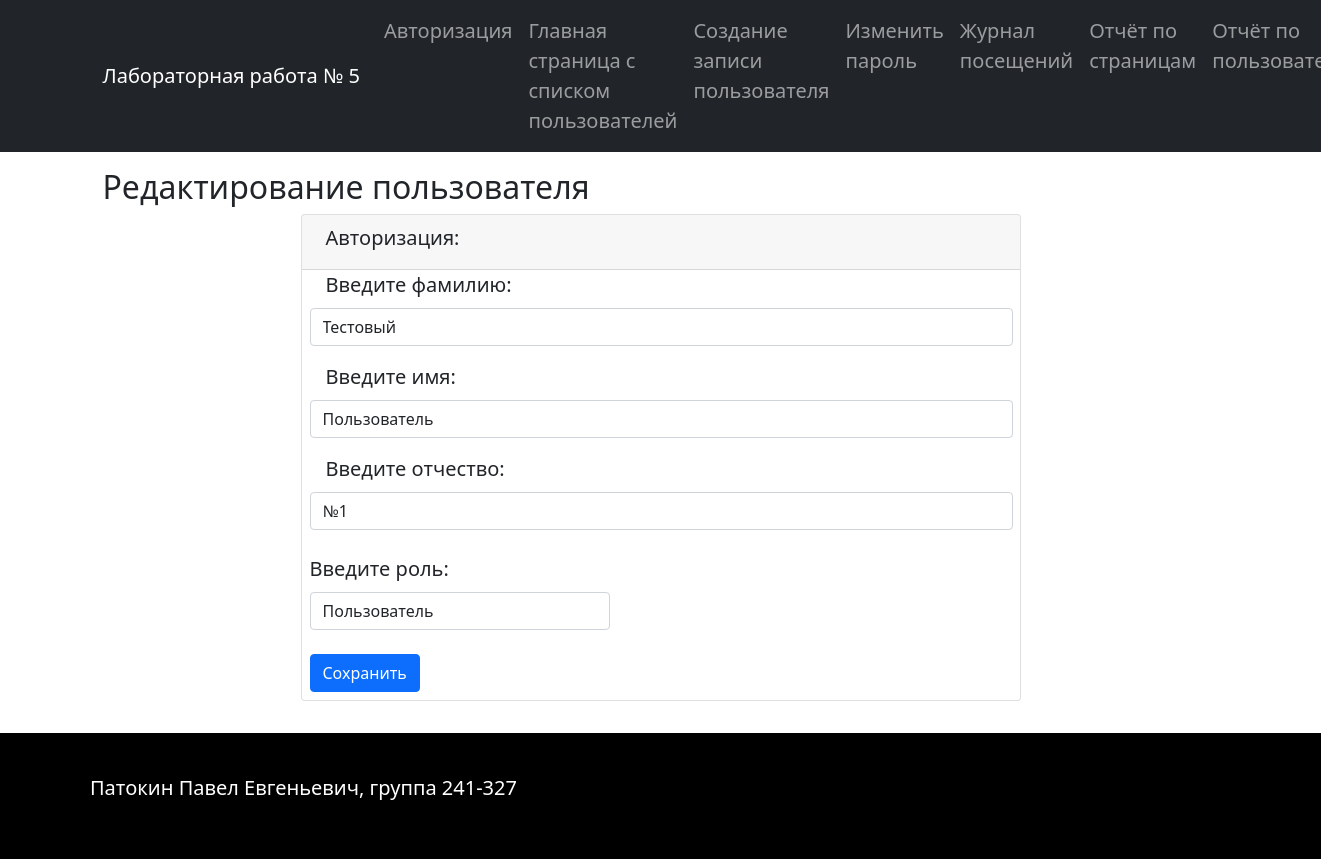
The page /editing/2 (signed in) on the database its author committed.
### app/models.py (models this page shows)
class Users(db.Model, UserMixin):
    id = db.Column(db.Integer, primary_key=True)
    username = db.Column(db.String(255), nullable=False, unique=True)
    password = db.Column(db.String(255), nullable=False)
    name = db.Column(db.String(255), nullable=False)
    surname = db.Column(db.String(255), nullable=True)
    patronymic = db.Column(db.String(255), nullable=False)
    role = db.Column(db.String(255))
    date = db.Column(db.Date)

### app/app.py (the view)
@app.route('/editing/<int:id>', methods=['GET', 'POST'])
@login_required
@check_rights(["admin", "user"])
def editing(id):
    data = Users.query.get(id)
    id = data.id
    username = data.username
    password = data.password
    name = data.name
    surname = data.surname
    patronymic = data.patronymic
    role = data.role
    date = data.date
    if current_user.role == "user":
        if current_user.id != id:
            flash(f"Это не ваша страничка, вы не можете её редактировать.", "danger")
            return before_index() #Возвращение на главную страницу (Запиши про return before_index() в конспекты)
        else:
            return render_template('record.html', id = id, username = username, password = password, name = name, surname = surname, patronymic = patronymic, role = role, date = date)
    else:
        return render_template('editing.html', user=data, id = id, username = username, password = password, name = name, surname = surname, patronymic = patronymic, role = role, date = date)

### app/app.py (called while the page is built)
def check_rights(roles):
    def decorator(f):
        @wraps(f)
        def wrapper(*args, **kwargs):
            if not current_user.is_authenticated or current_user.role not in roles:
                session['skip_log'] = True
                flash("У вас недостаточно прав для доступа к данной странице.", "danger")
                return redirect(url_for('index'))
            if not current_user.is_authenticated:
                flash("Сначала войдите в систему", "danger")
                return redirect(url_for('authorisation'))
            if current_user.role not in roles:
                flash("У вас недостаточно прав для доступа к данной странице.", "danger")
                return redirect(url_for('index'))
            return f(*args, **kwargs)
        return wrapper
    return decorator

@login_manager.user_loader
def load_user(user_id):
    return Users.query.get(int(user_id))

@app.before_request
def before_request():
    g.db = get_db()
    if current_user.is_authenticated:
        user_id = int(current_user.id)
    else:
        user_id = None

@app.after_request
def after_request(response):
    if current_user.is_authenticated:
        user_id = int(current_user.id)
    else:
        user_id = None
    if response.status_code == 200:
        if session.pop('skip_log', False):
            return response
        else:
            if request.endpoint != "visitor.visitor_log" and request.endpoint != "visitor.report_pages" and request.endpoint != "visitor.report_users" and request.endpoint != "static":
                log = visit_logs(
                    user_id = user_id,
                    path = request.url, #+ "/" + request.endpoint,
                    created_at = datetime.now()
                )
                db.session.add(log)
                db.session.commit()
    return response

### app/visitor_log.py (called while the page is built)
def get_db():
	if "db" not in g: #Если БД не подключена во время запроса, то происходит её подключение.
		g.db = db
	return g.db

### app/templates/editing.html
{% extends 'base.html' %}
{% block content %}
    {% from "_form.html" import user_form %}
    <h2>Редактирование пользователя</h2>
    {{user_form(user, 'edit', "POST", "/finalediting")}}
{% endblock%}

### app/templates/_form.html (shortened to what this page needs)
{% macro user_form(user=None, mode='create', method = "POST", action = "/create") %}
    <div class="container-fluid">
        <div class="row justify-content-center">
            <div class = "col-md-8 mb-3 justify-content-start">
                <div class="d-block">
                    <form class="card" action="{{ action }}" method= "{{ method }}">
                        <div class="card-header">
                            <label for="input" class="form-label ms-2" aria-describedby="emailHelp">Авторизация: </label>
                        </div>
                        <div class="card-text">
                            <label for="surname" class="form-label ms-4" aria-describedby="emailHelp">Введите фамилию:</label>
                            <input id="surname" class="form-control ms-2 mb-3" name="surname" value="{{user.surname or '' }}" type="text" style="width: calc(100% - 15px);" placeholder="Фамилия:" required>
                            <label for="name" class="form-label ms-4" aria-describedby="emailHelp">Введите имя:</label>
                            <input id="name" class="form-control ms-2 mb-3" name="name" value="{{user.name or '' }}" type="text" style="width: calc(100% - 15px);" placeholder="Имя:" required>
                            <label for="patronymic" class="form-label ms-4" aria-describedby="emailHelp">Введите отчество:</label>
                            <input id="patronymic" class="form-control ms-2 mb-3" name="patronymic" value="{{user.patronymic or '' }}" type="text" style="width: calc(100% - 15px);" placeholder="Отчество:" required>
                            <label for="role" class="form-label my-2 ms-2" aria-describedby="emailHelp">Введите роль:</label>
                            <select id="role" class="form-control ms-2 mb-3" style="width: 300px" name="role">
                                <option value="user" {% if user.role == 'user' %} selected {% endif %}>Пользователь</option>
                            </select>
                            <button type="submit" class="btn btn-primary m-2">
                                {% if mode == "create" %}
                                    Создать
                                {% elif mode == "edit" %}
                                    Сохранить
                                {% endif %}
                            </button>
                        </div>
                    </form>
                </div>
            </div>
        </div>
    </div>
{% endmacro %}

### app/static/styles.css (style rules this page uses)
body { font-size: 1.25rem; }

### rows shown on the page
Users: surname "Тестовый", name "Пользователь", patronymic "№1", role "Пользователь"
